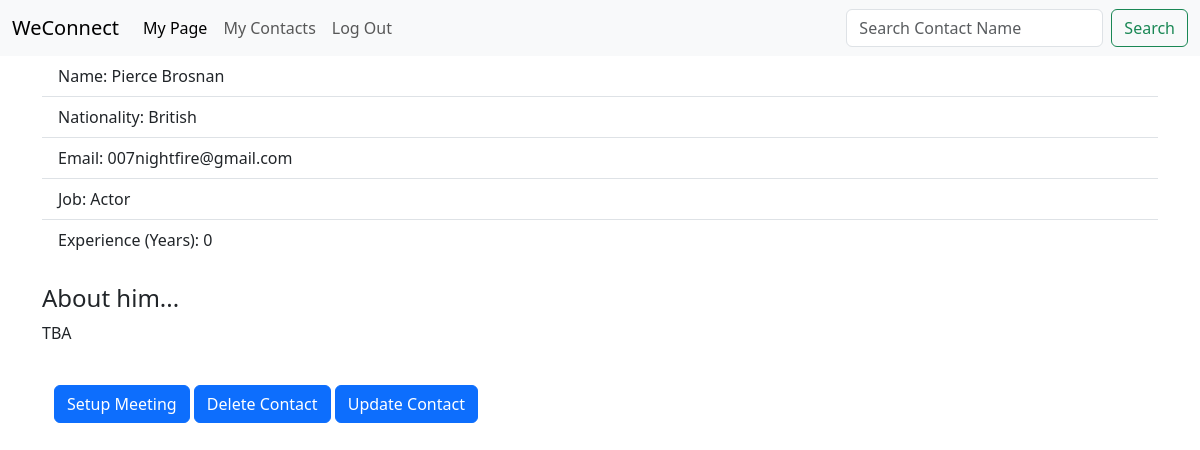
Page /contacts/2 (signed in) on the earlier database version.
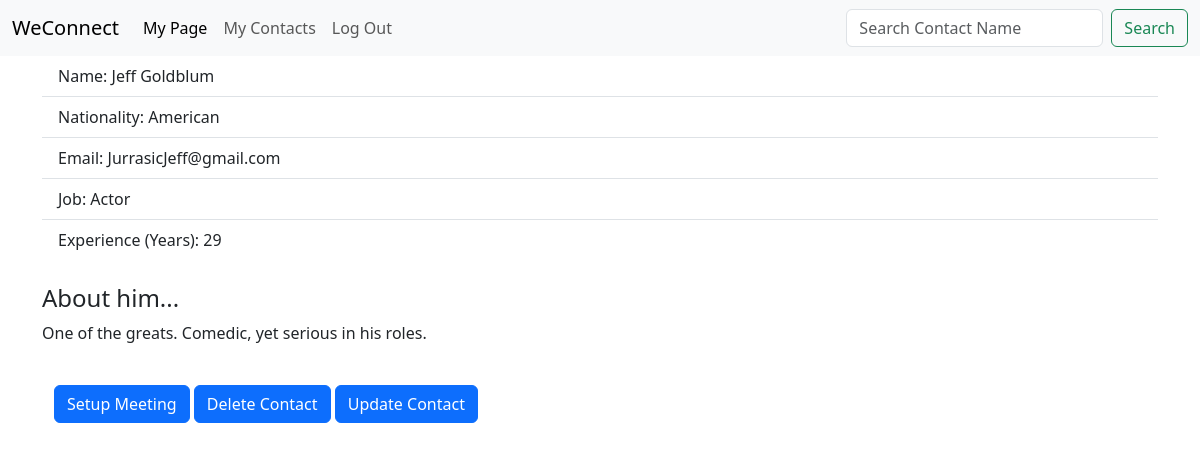
Same page on the later database version.
### contacts/models.py (models this page shows, shortened)
class Contact(models.Model):
    first_name = models.TextField(max_length=200, default="")
    last_name = models.TextField(max_length=200, default="")
    SEX_CHOICES = (
        ("M", "Male"),
        ("F", "Female")
    )
    sex = models.CharField(
        max_length=1,
        choices=SEX_CHOICES)
    nationality = models.TextField(max_length=200, default="")
    email = models.TextField(max_length=500, default="")
    job = models.TextField(max_length=200, default="")
    experience = models.IntegerField(default=0)
    birthday = models.DateField(null=True)
    bio = models.TextField(
        default='TBA',
        max_length=2000
    )
    user = models.ForeignKey(
        User,
        on_delete=models.CASCADE,
        null=True
    )

### contacts/views.py (the view)
# urls.py: path('<int:pk>', views.contact_details.as_view(), name='view_contact'),
class contact_details(generic.DetailView):
    model = Contact
    context_object_name = 'contact'
    template_name = 'contacts/webpages/contact_details.html'

### contacts/templates/contacts/webpages/contact_details.html (shortened to what this page needs)
{% extends 'contacts/webpages/base.html' %}
{% block body %}
  <ul class="list-group list-group-flush">
    <li class="list-group-item"> Name: {{contact.first_name}} {{contact.last_name}} </li>
    <li class="list-group-item"> Nationality: {{contact.nationality}} </li>
    <li class="list-group-item"> Email: {{contact.email}} </li>
    <li class="list-group-item"> Job: {{contact.job}} </li>
    <li class="list-group-item"> Experience (Years): {{contact.experience}} </li>
  </ul>
  <br>
  {% if contact.sex == 'M' %}
    <h4>About him...</h4>
  {% else %}
    <h4>About her...</h4>
  {% endif %}
  <p> {{contact.bio}} </p>
  <br>
  <div class="container">
    <a href="{% url 'meetings:new_meeting' %}" class="btn btn-primary"> Setup Meeting </a>
    <a href="{% url 'contacts:delete_contact' contact.id %}" class="btn btn-primary"> Delete Contact </a>
    <a href="{% url 'contacts:update_contact' contact.id %}" class="btn btn-primary"> Update Contact </a>
  </div>
{% endblock %}

### contacts/templates/contacts/webpages/base.html (shortened to what this page needs)
{% load static %}
<!DOCTYPE html>
<html lang="en">
<head>
    <link rel="stylesheet" type="text/css" href="{% static 'css/modal.css' %}">
    <link href="https://cdn.jsdelivr.net/npm/bootstrap@5.3.3/dist/css/bootstrap.min.css" rel="stylesheet">
</head>
<body>
    <nav class="navbar navbar-expand-lg bg-body-tertiary">
      <div class="container-fluid">
        <a class="navbar-brand" href="#">WeConnect</a>
        <div class="collapse navbar-collapse" id="navbarSupportedContent">
          {% if user.is_authenticated %}
          <ul class="navbar-nav me-auto mb-2 mb-lg-0">
            <li class="nav-item">
              <a class="nav-link active" aria-current="page" href="{% url 'user:profile' %}">My Page</a>
            </li>
            <li class="nav-item">
              <a class="nav-link" href="{% url 'contacts:all_contacts' %}">My Contacts</a>
            </li>
            <li class="nav-item">
              <a class="nav-link" href="{% url 'user:logout' %}">Log Out</a>
            </li>
          </ul>
          <form class="d-flex" role="search">
            <input class="form-control me-2" type="search" placeholder="Search Contact Name" aria-label="Search">
            <button class="btn btn-outline-success" type="submit">Search</button>
          </form>
        {% endif %}
        </div>
      </div>
    </nav>
    <div class="container">
        {% if user.is_authenticated %}
          {% block body %}
          {% endblock %}
        {% else %}
          <h4> Oops... You aren't logged in yet</h4>
        {% endif %}
    </div>
</body>
</html>

Differences in the rows shown:
changed Contact "Actor": first_name "Pierce" → "Jeff"; last_name "Brosnan" → "Goldblum"; nationality "British" → "American"; email "007nightfire@gmail.com" → "JurrasicJeff@gmail.com"; experience "0" → "29"; bio "TBA" → "One of the greats. Comedic, yet serious in his roles."
